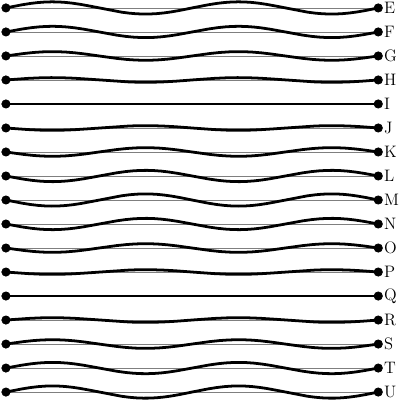

The Python source for this figure:
if __name__ == '__main__':
    import matplotlib
    matplotlib.use('Agg')
    from matplotlib import rc
    rc('font',**{'family':'serif','serif':'Computer Modern Roman','size':12})
    rc('text', usetex=True)
import numpy as np
import pylab as plt

def plotwave(phase, label):
    dtheta = 0.001
    amp = 0.1
    theta = np.arange(0., 4. * np.pi + 0.5 * dtheta, dtheta)
    plt.plot([0., 4. * np.pi], [phase, phase], 'ko')
    plt.plot(theta, phase + np.zeros_like(theta), 'k-', lw=0.5, alpha=0.5)
    plt.plot(theta, phase + amp * np.cos(phase) * np.sin(theta), 'k-', lw=2.)
    plt.text(np.max(theta) + 0.2, phase, label, ha='left', va='center')
    return None

def main(fn):
    plt.figure(figsize=(4, 4))
    plt.axes([0., 0., 1., 1.])
    phases = np.arange(0., 7., np.pi/8)
    for i, phase in enumerate(phases):
        plotwave(phase, chr(85-i))
    plt.axis('off')
    plt.xlim(-0.2, 13.3)
    print plt.ylim(-0.13, 2. * np.pi + 0.13)
    plt.savefig(fn)
    return None

if __name__ == '__main__':
    fn = 'standing_wave.pdf'
    main(fn)
